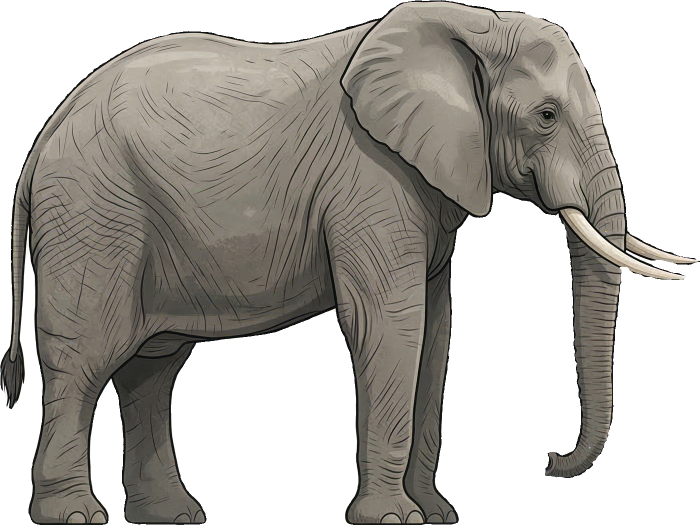
#> input picture extracted/AfricanElephant.png, 1399 x 1050 px (shown at 1/2 size); its folder holds 4 pictures in this run
$ python pair_image_pipeline.py
#> lines starting #> are read from the running program, lines starting #| are printed output that depends on the picture
"""
Pipeline to generate dataset images with pairs of animals on a white background,
scaled so that their size ratio matches the ratio from animal_pairs.csv.

For each pair:
  - If Facing = "height"  → scale so (Animal1 image height) / (Animal2 image height) = Ratio
  - If Facing = "length"  → scale so (Animal1 image width)  / (Animal2 image width)  = Ratio

Both animals are composited onto a white canvas, placed side by side.
"""

import csv
import os
from PIL import Image

# ── Configuration ──────────────────────────────────────────────────────────
EXTRACTED_DIR = "extracted"
OUTPUT_DIR = "pair_dataset"
IMG_FILE_INFO = "img_file_info.csv"
PAIRS_CSV = "animal_pairs.csv"

CANVAS_WIDTH = 2000
CANVAS_HEIGHT = 1200
PADDING = 40
MIN_ANIMAL_PX = 30
MAX_ANIMAL_PX = 1100


def load_animal_filenames(csv_path):
    """Load animal name → image filename mapping."""
#> called with csv_path = 'img_file_info.csv'
    mapping = {}
    with open(csv_path, "r", encoding="utf-8") as f:
#> (reads img_file_info.csv from the repository)
        reader = csv.DictReader(f)
        for row in reader:
            animal = row["Animal"].strip()
            filename = row["Filename"].strip()
            mapping[animal] = filename
    return mapping


def load_pairs(csv_path):
    """
    Load animal pairs from animal_pairs.csv.
    Expected columns:
        Animal 1, Animal 2, Facing, Size Animal 1 (m), Size Animal 2 (m), Ratio (A1/A2)
    """
#> called with csv_path = 'animal_pairs.csv'
    pairs = []
    with open(csv_path, "r", encoding="utf-8") as f:
#> (reads animal_pairs.csv from the repository)
        reader = csv.DictReader(f)
        for idx, row in enumerate(reader, start=1):
            facing = row.get("Facing", "").strip()
            if not facing:
                continue

            ratio_str = row.get("Ratio (A1/A2)", "").strip()
            if not ratio_str:
                continue

            try:
                ratio = float(ratio_str)
            except ValueError:
                print(f"  WARNING: Invalid ratio '{ratio_str}' at row {idx}, skipping.")
                continue

            pairs.append({
                "pair_id": idx,
                "animal1": row["Animal 1"].strip(),
                "animal2": row["Animal 2"].strip(),
                "facing": facing,
                "size_a1": float(row["Size Animal 1 (m)"]),
                "size_a2": float(row["Size Animal 2 (m)"]),
                "ratio": ratio,
            })
    return pairs


def get_tight_bbox(img):
    """Get the bounding box of non-transparent pixels (for RGBA images)."""
    if img.mode == "RGBA":
        alpha = img.split()[3]
        bbox = alpha.getbbox()
        if bbox:
            return bbox
    return (0, 0, img.width, img.height)


def crop_to_content(img):
    """Crop image to its non-transparent content."""
    bbox = get_tight_bbox(img)
    if bbox:
        return img.crop(bbox)
    return img


def scale_animal_images(img1, img2, ratio, facing):
    """
    Scale two animal images so their size ratio on the relevant axis matches `ratio`.

    facing = "height" → ratio = img1_height / img2_height
    facing = "length" → ratio = img1_width  / img2_width

    Returns (scaled_img1, scaled_img2).
    """
    # Crop to content first to get accurate dimensions
    img1 = crop_to_content(img1)
    img2 = crop_to_content(img2)

    w1, h1 = img1.size
    w2, h2 = img2.size

    if facing == "height":
        # We want: new_h1 / new_h2 = ratio
        if ratio >= 1:
            # Animal 1 is taller (or equal)
            ref_h1 = min(MAX_ANIMAL_PX, CANVAS_HEIGHT - 2 * PADDING)
            ref_h2 = ref_h1 / ratio
        else:
            # Animal 2 is taller
            ref_h2 = min(MAX_ANIMAL_PX, CANVAS_HEIGHT - 2 * PADDING)
            ref_h1 = ref_h2 * ratio

        # Ensure minimum size
        if ref_h1 < MIN_ANIMAL_PX:
            ref_h1 = MIN_ANIMAL_PX
            ref_h2 = ref_h1 / ratio
        if ref_h2 < MIN_ANIMAL_PX:
            ref_h2 = MIN_ANIMAL_PX
            ref_h1 = ref_h2 * ratio

        # Scale factors (maintain aspect ratio per animal)
        scale1 = ref_h1 / h1
        scale2 = ref_h2 / h2

    elif facing == "length":
        # We want: new_w1 / new_w2 = ratio
        available_width = CANVAS_WIDTH - 3 * PADDING

        if ratio >= 1:
            # Animal 1 is longer
            # new_w1 + new_w2 <= available_width
            # new_w1 = ratio * new_w2
            ref_w2 = available_width / (ratio + 1)
            ref_w1 = ref_w2 * ratio
        else:
            ref_w1 = available_width / (1 + 1 / ratio)
            ref_w2 = ref_w1 / ratio

        # Cap individual widths
        max_w = min(MAX_ANIMAL_PX, available_width * 0.8)
        if ref_w1 > max_w:
            ref_w1 = max_w
            ref_w2 = ref_w1 / ratio
        if ref_w2 > max_w:
            ref_w2 = max_w
            ref_w1 = ref_w2 * ratio

        # Ensure minimum size
        if ref_w1 < MIN_ANIMAL_PX:
            ref_w1 = MIN_ANIMAL_PX
            ref_w2 = ref_w1 / ratio
        if ref_w2 < MIN_ANIMAL_PX:
            ref_w2 = MIN_ANIMAL_PX
            ref_w1 = ref_w2 * ratio

        scale1 = ref_w1 / w1
        scale2 = ref_w2 / w2
    else:
        raise ValueError(f"Unknown facing direction: '{facing}'")

    # Resize (maintain aspect ratio using the computed scale factor)
    new_w1 = max(1, int(w1 * scale1))
    new_h1 = max(1, int(h1 * scale1))
    new_w2 = max(1, int(w2 * scale2))
    new_h2 = max(1, int(h2 * scale2))

    # Ensure they fit on canvas vertically
    max_canvas_h = CANVAS_HEIGHT - 2 * PADDING
    if new_h1 > max_canvas_h:
        downscale = max_canvas_h / new_h1
        new_w1 = max(1, int(new_w1 * downscale))
        new_h1 = max(1, int(new_h1 * downscale))
        new_w2 = max(1, int(new_w2 * downscale))
        new_h2 = max(1, int(new_h2 * downscale))
    if new_h2 > max_canvas_h:
        downscale = max_canvas_h / new_h2
        new_w1 = max(1, int(new_w1 * downscale))
        new_h1 = max(1, int(new_h1 * downscale))
        new_w2 = max(1, int(new_w2 * downscale))
        new_h2 = max(1, int(new_h2 * downscale))

    # Ensure total width fits
    total_w = new_w1 + new_w2 + 3 * PADDING
    if total_w > CANVAS_WIDTH:
        downscale = (CANVAS_WIDTH - 3 * PADDING) / (new_w1 + new_w2)
        new_w1 = max(1, int(new_w1 * downscale))
        new_h1 = max(1, int(new_h1 * downscale))
        new_w2 = max(1, int(new_w2 * downscale))
        new_h2 = max(1, int(new_h2 * downscale))

    scaled1 = img1.resize((new_w1, new_h1), Image.LANCZOS)
    scaled2 = img2.resize((new_w2, new_h2), Image.LANCZOS)

    return scaled1, scaled2


def verify_ratio(scaled1, scaled2, target_ratio, facing):
    """Verify the achieved ratio matches the target (for logging)."""
    w1, h1 = scaled1.size
    w2, h2 = scaled2.size

    if facing == "height":
        achieved = h1 / h2 if h2 > 0 else 0
    else:
        achieved = w1 / w2 if w2 > 0 else 0

    error_pct = abs(achieved - target_ratio) / target_ratio * 100 if target_ratio > 0 else 0
    return achieved, error_pct


def compose_pair_image(scaled1, scaled2):
    """
    Compose two scaled animal images onto a white canvas.
    Animals are placed side by side, bottom-aligned.
    """
    canvas = Image.new("RGB", (CANVAS_WIDTH, CANVAS_HEIGHT), (255, 255, 255))

    w1, h1 = scaled1.size
    w2, h2 = scaled2.size

    total_w = w1 + w2 + PADDING
    start_x = (CANVAS_WIDTH - total_w) // 2

    # Bottom-align both animals
    y1 = CANVAS_HEIGHT - PADDING - h1
    y2 = CANVAS_HEIGHT - PADDING - h2

    canvas.paste(scaled1, (start_x, y1), scaled1 if scaled1.mode == "RGBA" else None)
    canvas.paste(
        scaled2,
        (start_x + w1 + PADDING, y2),
        scaled2 if scaled2.mode == "RGBA" else None,
    )

    return canvas


def sanitize_name(name):
    """Make a filesystem-safe name."""
    return name.replace(" ", "_").replace("(", "").replace(")", "").replace(",", "")


def main():
    os.makedirs(OUTPUT_DIR, exist_ok=True)

    # ── Load data ──────────────────────────────────────────────────────
    animal_files = load_animal_filenames(IMG_FILE_INFO)
    pairs = load_pairs(PAIRS_CSV)

    print(f"Loaded {len(animal_files)} animal image mappings")
    print(f"Loaded {len(pairs)} pairs from {PAIRS_CSV}")
    print(f"Output directory: {OUTPUT_DIR}/")
    print()

    # ── Pre-load all animal images ─────────────────────────────────────
    image_cache = {}
    for animal, filename in animal_files.items():
        path = os.path.join(EXTRACTED_DIR, filename)
        if os.path.exists(path):
            image_cache[animal] = Image.open(path).convert("RGBA")
        else:
            print(f"  WARNING: Image not found for '{animal}': {path}")

    generated = 0
#> generated = 0
    skipped = 0
    ratio_errors = []

    for pair in pairs:
        pid = pair["pair_id"]
        a1 = pair["animal1"]
        a2 = pair["animal2"]
        facing = pair["facing"]
        target_ratio = pair["ratio"]

        # ── Validate ───────────────────────────────────────────────────
        if a1 not in image_cache:
            print(f"  SKIP pair {pid}: no image for '{a1}'")
            skipped += 1
            continue
        if a2 not in image_cache:
            print(f"  SKIP pair {pid}: no image for '{a2}'")
            skipped += 1
            continue
        if facing not in ("height", "length"):
            print(f"  SKIP pair {pid}: unknown facing '{facing}'")
            skipped += 1
            continue
        if target_ratio <= 0:
            print(f"  SKIP pair {pid}: invalid ratio {target_ratio}")
            skipped += 1
            continue

        # ── Scale & compose ────────────────────────────────────────────
        img1 = image_cache[a1].copy()
        img2 = image_cache[a2].copy()

        try:
            scaled1, scaled2 = scale_animal_images(img1, img2, target_ratio, facing)

            # Verify the achieved ratio
            achieved, error_pct = verify_ratio(scaled1, scaled2, target_ratio, facing)
            if error_pct > 5:
                ratio_errors.append(
                    f"  Pair {pid} ({a1} vs {a2}, {facing}): "
                    f"target={target_ratio:.4f}, achieved={achieved:.4f}, "
                    f"error={error_pct:.1f}%"
                )

            canvas = compose_pair_image(scaled1, scaled2)

            # ── Save ───────────────────────────────────────────────────
            name1 = sanitize_name(a1)
            name2 = sanitize_name(a2)
            out_name = f"pair_{pid:03d}_{name1}_vs_{name2}_{facing}.png"
            out_path = os.path.join(OUTPUT_DIR, out_name)
            canvas.save(out_path, "PNG")
            generated += 1

            if generated % 50 == 0:
                print(f"  Generated {generated} images...")

        except Exception as e:
            print(f"  ERROR pair {pid} ({a1} vs {a2}, {facing}): {e}")
            skipped += 1
#> this loop made 346 passes
#> (achieved, error_pct) on passes 15, 25, 26: (1.24, 0.0408), (1.36, 0.0406), (0.566, 0.0594)
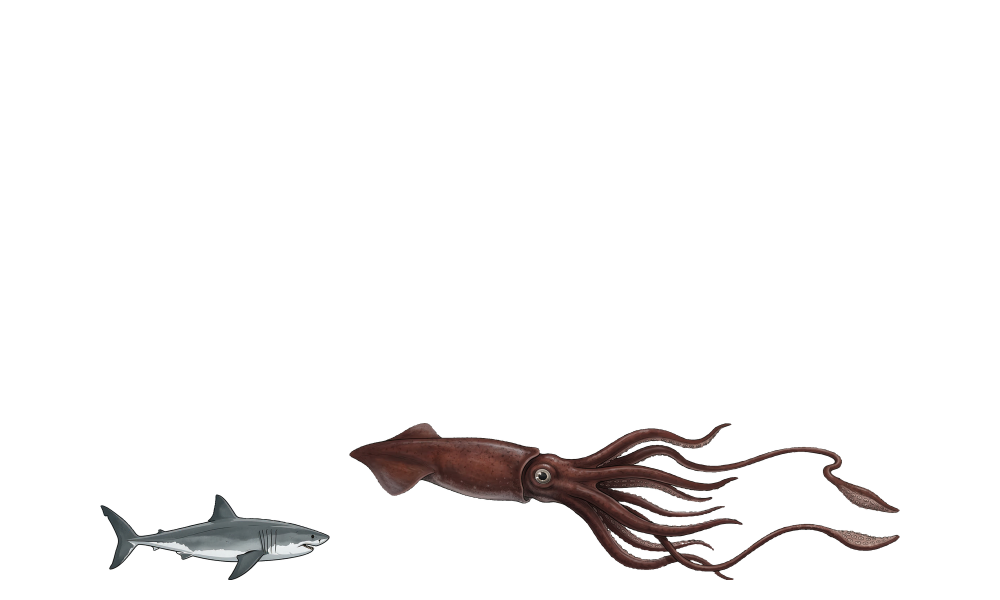
#> canvas: PIL image 2000x1200 RGB (shown at 1/2 size); mean R, G, B 245.6, 244.5, 244.3
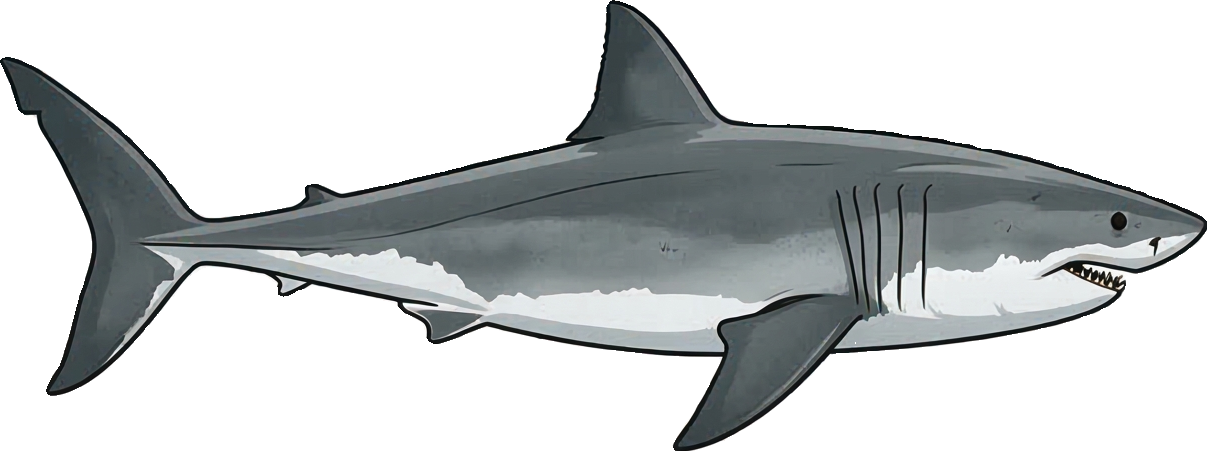
#> img1: PIL image 1207x451 RGBA; mean R, G, B, A 196.4, 199.5, 200.1, 99.1; transparent parts drawn white
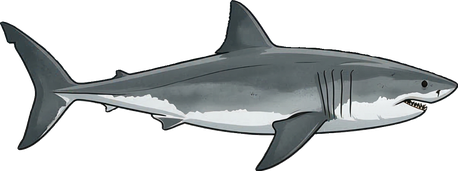
#> scaled1: PIL image 458x171 RGBA; mean R, G, B, A 46.7, 49.8, 50.5, 99.1; transparent parts drawn white
#> after the loop, generated = 6; ratio_errors = []; skipped = 340

    # ── Summary ────────────────────────────────────────────────────────
    print(f"\n{'='*60}")
    print(f"  DONE")
    print(f"  Generated : {generated} images")
#|   Generated : 6 images
    print(f"  Skipped   : {skipped}")
#|   Skipped   : 340
    print(f"  Output    : {OUTPUT_DIR}/")
#|   Output    : pair_dataset/

    if ratio_errors:
        print(f"\n  ⚠ Ratio accuracy warnings ({len(ratio_errors)}):")
        for msg in ratio_errors:
            print(msg)
    else:
        print(f"  ✓ All ratios within 5% tolerance")

    print(f"{'='*60}")


if __name__ == "__main__":
    main()
